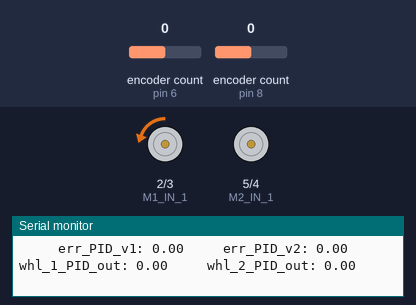
This sketch was run on a simulated Arduino Uno, built with avr-gcc and run on an emulated ATmega328P. On the bench: motor-driver pin pairs drawn as motors (green arrow = first pin HIGH = forward, orange = second pin HIGH = backward, longer = more drive), the last lines printed to the serial monitor. The inputs (shaded band) are chosen by the test bench; at power-on: encoder count (sensors on pin 8, pin 6) 0.

Above: at 0.1 s.
At 0.5 s:
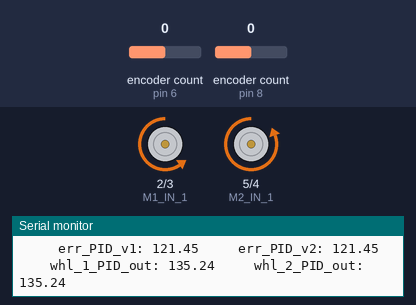
At 1.2 s:
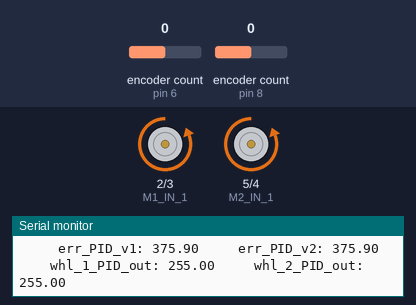
1.3 s: encoder count (sensor on pin 8) set to 4
Timing chart, 0 to 4.3 s (numbered marks = the images above; inputs shaded):
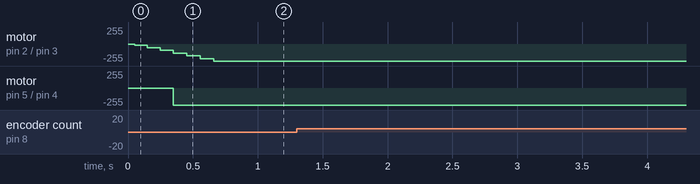

The sketch:

16_b_clean_scratch_PID.ino
```cpp
// INPROGRESS
// THOUGHTS:
// PRELOAD SETPOINTS FOR NEGATIVE ROOM. <-- CROSS THIS BRIDGE WHEN WE GET THERE.
// PUT BACK IN SERIAL READ IN ORDER TO TUNE TURNING. POSSIBLE SET UP TUNNING IN SOME SORT OF WAY WHERE THE ROBOT IS STATIONARY. THEN APPLY MOVING FORWARD.


// QUESTIONS FOR LEVI:
// 1. HOW MUCH SLOWE DOES THE LINE LOOP NEED TO BE.

// 3. THE LOOSE ENCODER WIRE.


// ______ LIBRARYS______

#include <Encoder.h>
#include <Adafruit_MCP3008.h>


// ______ GLOBAL VARIABLES by Function ______


  float twinky_one_speed = 0.35 ;
  float twinky_two_speed = 0.35 ;


// PID LF CONTROL

  unsigned int prev_line_err_time = 0 ;
  float twinky_max = 0.15 ;
  float twinky_min = -0.15 ;


// PID VL CONTROL

  float twinky_one = 0 ;
  float twinky_two = 0 ;
  unsigned int prev_twinky_time = 0 ;


// WHL 1 VL PID CALC

  float whl_1_vl_PID_err = 0 ;
  float whl_1_vl_PID_err_prev = 0 ;
  float whl_1_vl_PID_P = 0 ;
  float whl_1_vl_PID_I = 0 ;
  float whl_1_vl_PID_D = 0 ;
  float whl_1_vl_PID_out = 0 ;
  float whl_1_vl_PID_feedback = 0 ;
  unsigned long whl_1_vl_PID_D_time_prev = 0 ;

  float whl_1_vl_PID_KP = 0.9000 ;
  float whl_1_vl_PID_KI = 00.0180 ;
  float whl_1_vl_PID_KD = 20.0000 ;


// WHL 2 VL PID CALC

  float whl_2_vl_PID_err = 0 ;
  float whl_2_vl_PID_err_prev = 0 ;
  float whl_2_vl_PID_P = 0 ;
  float whl_2_vl_PID_I = 0 ;
  float whl_2_vl_PID_D = 0 ;
  float whl_2_vl_PID_out = 0 ;
  float whl_2_vl_PID_feedback = 0 ;
  unsigned long whl_2_vl_PID_D_time_prev = 0 ;

  float whl_2_vl_PID_KP = 0.9000 ;
  float whl_2_vl_PID_KI = 00.0180 ;
  float whl_2_vl_PID_KD = 20.0000 ;


// LINE ERROR CALC

  int a = 0 ;
  unsigned int light_values_left_sum = 0 ;
  unsigned int light_values_right_sum = 0 ;
  unsigned int light_values[ 16 ] ;
  int line_error = 0 ;


// PRINT OUT

  unsigned int prev_print_time = 0 ;


// HARDWARE PINS

  const short RF_CS = A4 ;
  const short ADC_1_CS = A3 ;
  const short ADC_2_CS = A2 ;

  const unsigned short M1_IN_1 = 2 ;
  const unsigned short M1_IN_2 = 3 ;
  const unsigned short M2_IN_1 = 5 ;
  const unsigned short M2_IN_2 = 4 ;

  const unsigned short M1_ENC_A = 6 ;
  const unsigned short M1_ENC_B = 7 ;
  const unsigned short M2_ENC_A = 8 ;
  const unsigned short M2_ENC_B = 9 ;


// _______ OBJECTS _______

Adafruit_MCP3008 adc1;
Adafruit_MCP3008 adc2;

Encoder enc1( M1_ENC_A, M1_ENC_B ) ;
Encoder enc2( M2_ENC_A, M2_ENC_B ) ;


// ______ FUNCTION DECLARATION ______

void printout() ;
void command_motors() ;
void pid_vl_control() ;
void pid_lf_control() ;
void line_error_calc() ;
void light_sensor_read() ;
void whl_1_vl_PID_calc() ;
void whl_2_vl_PID_calc() ;


// ______ SETUP ______

void setup()
{

  // BEGIN SERIAL
  Serial.begin(9600) ;

  // RADIO?
  pinMode(RF_CS, OUTPUT);
  digitalWrite(RF_CS, HIGH); // Without this the nRF24 will write to the SPI bus while the ADC's are also talking

  // ADC INITIATION
  adc1.begin(ADC_1_CS);
  adc2.begin(ADC_2_CS);


} // <-- setup()


// _____________ MAIN _____________                                <---------- M A I N ---------<

void loop()
{


    // CHECK INPUT FROM SERIAL
    serial_input() ;

    // LINE FOLLOW PID CONTROL
    // if( ( millis() - prev_line_err_time ) > 40 ) pid_lf_control() ;

    // MOTOR PID CONTROL
    if( ( millis() - prev_twinky_time ) > 20 ) pid_vl_control() ;

    // PRINTOUT
    if( ( millis() - prev_print_time ) > 20 ) printout() ;


} // <-- main()                                                     <---------- E N D ---------<


// ___________________________________________ FUNCTION LAND ___________________________________________
// _____________________________________________________________________________________________________


// ______ PID LF CONTROL () ______

void pid_lf_control()
{

        // UPDATE TIME STAMP
        prev_line_err_time = millis() ;

        // CALCULATE LINE ERROR RAW VALUE
        line_error_calc() ;

        // COMPUTE PID LF OUTPUT
        //line_err_PID_calc() ;

        // SCALE TWINKY SPEED FOR LEFT WHEEL M1
        //twinky_one_speed = twinky_max * line_err_output ;

        // SCALE TWINKY SPEEED FOR RIGHT WHEEL M2
        // twinky_two_speed = twinky_max * line_err_output ;  // <-- DO NOT NEED TO MAKE NEGATIVE BECAUSE MOTOR II IS ALREADY MOUNTED BACKWARDS?


} // <-- pid_lf_control()


// ______ PID VL CONRTOL () ______

void pid_vl_control()
{

    // MOVE THE TWINKY FORWARD
    twinky_one = twinky_one + ( millis() - prev_twinky_time ) * twinky_one_speed ;
    twinky_two = twinky_two + ( millis() - prev_twinky_time ) * twinky_two_speed ;

    // UPDATE TIME STAMP
    prev_twinky_time = millis() ;

    // GRAB FEEDBACK TICKS
    whl_1_vl_PID_feedback = enc1.read() ;
    whl_2_vl_PID_feedback = enc2.read() * -1 ;

    // COMPUTE PID VL OUTPUT
    whl_1_vl_PID_calc() ;
    whl_2_vl_PID_calc() ;

    // COMMAND MOTORS
    command_motors() ;


} // <-- pid_vl_control()


// ______ WHL 1 VL PID CALC () ______

void whl_1_vl_PID_calc()
{

    // ERROR
    whl_1_vl_PID_err = twinky_one - whl_1_vl_PID_feedback ;


    // PROPORTIONAL
    whl_1_vl_PID_P = whl_1_vl_PID_err * whl_1_vl_PID_KP ;


    // INTEGRAL
    whl_1_vl_PID_I = whl_1_vl_PID_I + whl_1_vl_PID_err * whl_1_vl_PID_KI ;
    if( whl_1_vl_PID_I > 255 ) whl_1_vl_PID_I = 255 ;
    if( whl_1_vl_PID_I < -255 ) whl_1_vl_PID_I = -255 ;


    // DERIVATIVE
    whl_1_vl_PID_D = ( ( whl_1_vl_PID_err - whl_1_vl_PID_err_prev ) / (float)( millis() - whl_1_vl_PID_D_time_prev ) ) * whl_1_vl_PID_KD ;
    whl_1_vl_PID_err_prev = whl_1_vl_PID_D ;
    whl_1_vl_PID_D_time_prev = millis () ;


    // SUMMATION
    whl_1_vl_PID_out = whl_1_vl_PID_P + whl_1_vl_PID_I + whl_1_vl_PID_D ;
    if( whl_1_vl_PID_out > 255 ) whl_1_vl_PID_out = 255 ;
    if( whl_1_vl_PID_out < -255 ) whl_1_vl_PID_out = -255 ;


} // <-- whl_1_vl_PID_calc()


// ______ WHL 2 VL PID CALC () ______

void whl_2_vl_PID_calc()
{

    // ERROR
    whl_2_vl_PID_err = twinky_one - whl_2_vl_PID_feedback ;


    // PROPORTIONAL
    whl_2_vl_PID_P = whl_2_vl_PID_err * whl_2_vl_PID_KP ;


    // INTEGRAL
    whl_2_vl_PID_I = whl_2_vl_PID_I + whl_2_vl_PID_err * whl_2_vl_PID_KI ;
    if( whl_2_vl_PID_I > 255 ) whl_2_vl_PID_I = 255 ;
    if( whl_2_vl_PID_I < -255 ) whl_2_vl_PID_I = -255 ;


    // DERIVATIVE
    whl_2_vl_PID_D = ( ( whl_2_vl_PID_err - whl_2_vl_PID_err_prev ) / (float)( millis() - whl_2_vl_PID_D_time_prev ) ) * whl_2_vl_PID_KD ;
    whl_2_vl_PID_err_prev = whl_2_vl_PID_D ;
    whl_2_vl_PID_D_time_prev = millis () ;


    // SUMMATION
    whl_2_vl_PID_out = whl_2_vl_PID_P + whl_2_vl_PID_I + whl_2_vl_PID_D ;
    if( whl_2_vl_PID_out > 255 ) whl_2_vl_PID_out = 255 ;
    if( whl_2_vl_PID_out < -255 ) whl_2_vl_PID_out = -255 ;


} // <-- whl_2_vl_PID_calc()


// _________ SERIAL INPUT () _________

void serial_input()
{

    // CHECK FOR SERIAL
    while (Serial.available() > 0)
    {
        // GRAB INCOMING CHARACTERS
        char incomingCharacter = Serial.read() ;

       // PICK ACTION ACORDING TO CHAR
       switch (incomingCharacter)
       {

          // INCREASE Kp
          case '1':
              whl_1_vl_PID_KP = whl_1_vl_PID_KP + 0.05 ;
          break;


          // DECREASE Kp
          case '2':
              whl_1_vl_PID_KP = whl_1_vl_PID_KP - 0.05 ;
          break;


          // INCREASE Ki
          case '3':
              whl_1_vl_PID_KI = whl_1_vl_PID_KI + 0.005 ;
          break;


          // DECREASE Ki
          case '4':
              whl_1_vl_PID_KI = whl_1_vl_PID_KI - 0.005 ;
          break;


          // INCREASE Kd
          case '5':
              whl_1_vl_PID_KD = whl_1_vl_PID_KD + 0.5 ;
          break;


          // DECREASE Kp
          case '6':
              whl_1_vl_PID_KD = whl_1_vl_PID_KD - 0.5 ;
          break;


        } // <-- switch ()

    } // <-- while()

} // <--- serial_input()


// ______ LINE ERROR CALC () ______

void line_error_calc()
{

    // READ IN LIGHT VALUES
    light_sensor_read() ;

    // ZERO-OUT SUMS
    light_values_left_sum = 0 ;
    light_values_right_sum = 0 ;

    // ADD UP LEFT SIDE
    for ( a = 0 ; a < 6 ; a++ ) light_values_left_sum = light_values_left_sum + light_values[ a ] ;

    // ADD UP RIGHT SIDE
    for ( a = 7 ; a < 13 ; a++ ) light_values_right_sum = light_values_right_sum + light_values[ a ] ;

    // CALCULATE ERROR
    line_error = light_values_left_sum - light_values_right_sum ;


} // <-- line_error()


void light_sensor_read()
{

    // LOCAL VARIABLES
    int adc1_buf[8] ;
    int adc2_buf[8] ;


    // READ IN VALUES
    for ( a = 0 ; a < 8 ; a++ )
    {
        adc1_buf[ a ] = adc1.readADC( a ) ;
        adc2_buf[ a ] = adc2.readADC( a ) ;
    }


    // COMBINE INTO ONE ARRAY
    light_values[ 12 ] = adc1_buf[ 0 ] ;
    light_values[ 11 ] = adc2_buf[ 0 ] ;
    light_values[ 10 ] = adc1_buf[ 1 ] ;
    light_values[ 9 ] = adc2_buf[ 1 ] ;
    light_values[ 8 ] = adc1_buf[ 2 ] ;
    light_values[ 7 ] = adc2_buf[ 2 ] ;
    light_values[ 6 ] = adc1_buf[ 3 ] ;
    light_values[ 5 ] = adc2_buf[ 3 ] ;
    light_values[ 4 ] = adc1_buf[ 4 ] ;
    light_values[ 3 ] = adc2_buf[ 4 ] ;
    light_values[ 2 ] = adc1_buf[ 5 ] ;
    light_values[ 1 ] = adc2_buf[ 5 ] ;
    light_values[ 0 ] = adc1_buf[ 6 ] ;


} // <-- light_sensor_read()


// _________ COMMAND MOTORS () _________

void command_motors()
{

    // IF PID_1 FORWARD
    if ( whl_1_vl_PID_out > 0 /*whl_1_vl_output > 0*/ )
    {
        analogWrite( M1_IN_1 , 0 ) ;
        analogWrite( M1_IN_2 , whl_1_vl_PID_out /*whl_1_vl_output*/ ) ;
    }

    // IF PID_1 REVERSE
    else
    {
        analogWrite( M1_IN_1 , whl_1_vl_PID_out *-1 /*whl_1_vl_output * -1*/ ) ; // <-- ONE MUST HARD-CODE FLIP THE MAGNITUDE OF THE PWM INTO POSITIVE BECAUSE THE PWM RANGE IS 0 --> 255 (ALL POSITIVE).
        analogWrite( M1_IN_2 , 0 ) ;
    }


    // IF PID_2 FORWARD
    if ( whl_2_vl_PID_out > 0 )
    {
        analogWrite( M2_IN_1 , 0 ) ;
        analogWrite( M2_IN_2 , whl_2_vl_PID_out ) ;
    }

    // IF PID_2 REVERSE
    else
    {
        analogWrite( M2_IN_1 , whl_2_vl_PID_out * -1 ) ;
        analogWrite( M2_IN_2 , 0 ) ;  // <-- ONE MUST HARD-CODE FLIP THE MAGNITUDE OF THE PWM INTO POSITIVE BECAUSE THE PWM RANGE IS 0 --> 255 (ALL POSITIVE).
    }


} // <--- command_motors()


// _________ PRINTOUT () _________

void printout()
{

    // UPDATE TIME STAMP FOR THIS FUNCTION TO BE CALLED
    prev_print_time = millis () ;


    Serial.println() ;

/*
  // PRINT LIGHT BAR ARRAY VALUES
  for ( a = 0 ; a < 13 ; a++ )
  {
      Serial.print( light_values[ a ] ) ;
      Serial.print("   ") ;
  }


    Serial.println() ;
*/

    // PRINT
    //Serial.print( " tick_count: " ) ;
    //Serial.print( enc1.read() ) ;


    // PRINT
    //Serial.print( "       whl_1_vl_set: " ) ;
    //Serial.print( whl_1_vl_setpoint, 3 ) ;


    // PRINT
    //Serial.print( "       whl_1_vl_in: " ) ;
    //Serial.print( whl_1_vl_feedback, 3 ) ;


    // PRINT
    //Serial.print( "       whl_2_vl_in: " ) ;
    //Serial.print( whl_2_vl_feedback, 3 ) ;

/*
    // PRINT
    Serial.print( "       whl_1_vl_Kp: " ) ;
    Serial.print( whl_1_vl_Kp , 4 ) ;


    // PRINT
    Serial.print( "       whl_1_vl_Ki: " ) ;
    Serial.print( whl_1_vl_Ki , 4 ) ;


    // PRINT
    Serial.print( "       whl_1_vl_Kd: " ) ;
    Serial.print( whl_1_vl_Kd , 8 ) ;
*/


    // PRINT
    Serial.print( "     err_PID_v1: " ) ;
    Serial.print( whl_1_vl_PID_err, 2 ) ;


    // PRINT
    Serial.print( "     err_PID_v2: " ) ;
    Serial.print( whl_2_vl_PID_err, 2 ) ;

/*
    // PRINT
    Serial.print( "     err_v2: " ) ;
    Serial.print( whl_2_vl_setpoint - whl_2_vl_feedback, 1 ) ;
*/


    // PRINT
    Serial.print( "     whl_1_PID_out: " ) ;
    Serial.print( whl_1_vl_PID_out, 2 ) ;


    // PRINT
    Serial.print( "     whl_2_PID_out: " ) ;
    Serial.print( whl_2_vl_PID_out, 2 ) ;


/*
    // PRINT
    Serial.print( "     whl_1_vl_PID_P: " ) ;
    Serial.print( whl_1_vl_PID_P, 2 ) ;


    // PRINT
    Serial.print( "     whl_1_vl_PID_I: " ) ;
    Serial.print( whl_1_vl_PID_I, 2 ) ;


    // PRINT
    Serial.print( "     whl_1_vl_PID_D: " ) ;
    Serial.print( whl_1_vl_PID_D, 2 ) ;


    // PRINT
    Serial.print( "     whl_1_vl_KP: " ) ;
    Serial.print( whl_1_vl_PID_KP , 4 ) ;


    // PRINT
    Serial.print( "     whl_1_vl_KI: " ) ;
    Serial.print( whl_1_vl_PID_KI , 4 ) ;


    // PRINT
    Serial.print( "     whl_1_vl_KD: " ) ;
    Serial.print( whl_1_vl_PID_KD , 8 ) ;

*/


/*
    // PRINT
    Serial.print( "     whl_2_out: " ) ;
    Serial.print( whl_2_vl_output, 1 ) ;
*/
/*
    // PRINT
    Serial.print( "     ln_err: " ) ;
    Serial.print( line_error ) ;


    // PRINT
    Serial.print( "     ln_err_out: " ) ;
    Serial.print( line_err_output, 4 ) ;
*/

/*
    // PRINT
    Serial.print( "     ln_err_out_test: " ) ;
    Serial.print( line_error * line_err_Kp_test , 4 ) ;
*/


} // <--- printout()
```
